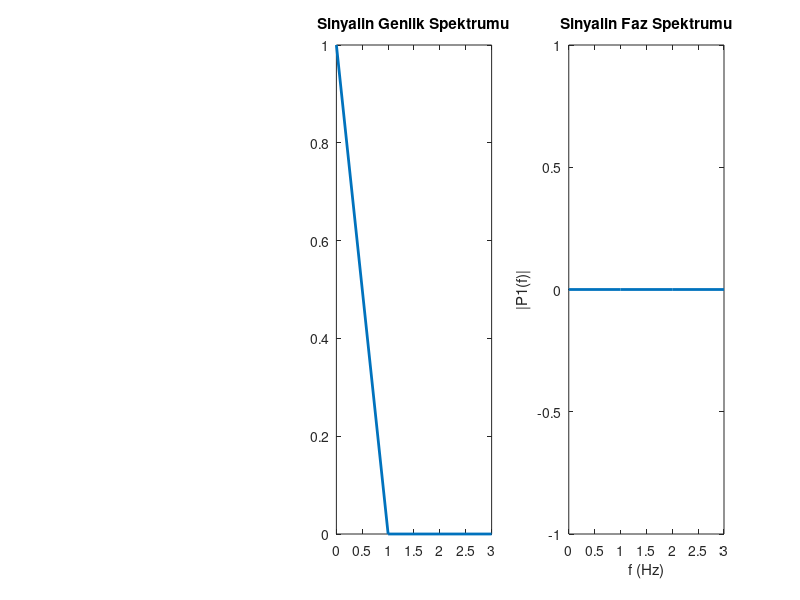

Write MATLAB code to recreate this figure.
Sinyal = [1 1 1 1 1 1];
Fs = 6;        % Örnekleme frekansı
Ts = 1/Fs;         % Örnekleme periyodu
L = 6;          % Sinyalin uzunluğu
t = (0:L-1)*Ts;    % Zaman vektörü
figure,subplot(1,2,1);plot(t,Sinyal);title('Sinyal');

% Fsample: örnekleme frekansı
L = length(t);
Y = fft(Sinyal);
P2 = abs(Y/L);%genlik
P3 = angle(Y/L);%faz
P1 = P2(1:L/2+1);
P1(2:end-1) = 2*P1(2:end-1);
P4 = P3(1:L/2+1);
P4(2:end-1) = 2*P4(2:end-1);

f = Fs*(0:(L/2))/L;

subplot(1,3,2);plot(f,P1,'LineWidth',2);title('Sinyalin Genlik Spektrumu');
subplot(1,3,3);plot(f,P4,'LineWidth',2);title('Sinyalin Faz Spektrumu');

xlabel('f (Hz)');
ylabel('|P1(f)|');

